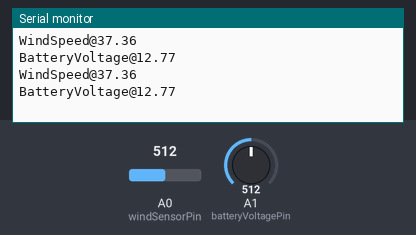
This sketch was run on a simulated Arduino Uno, built with avr-gcc and run on an emulated ATmega328P. Shown: the last lines printed to the serial monitor. The test bench sets the inputs (shaded band); at power-on: A0 (windSensorPin) = 512, A1 (batteryVoltagePin) = 512.

Above: at 1.3 s.
1.4 s: A0 (windSensorPin) set to 716
At 2.7 s:
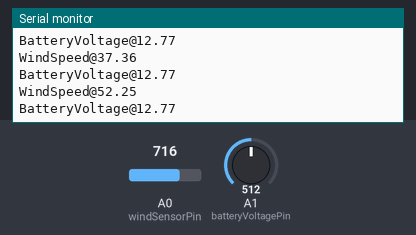
2.9 s: A1 (batteryVoltagePin) set to 716
At 3.9 s:
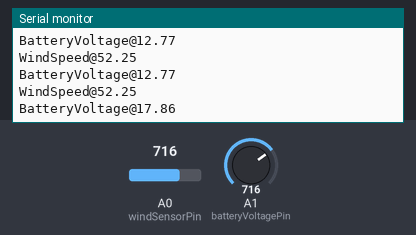
4.4 s: A0 (windSensorPin) set to 900
At 5.7 s:
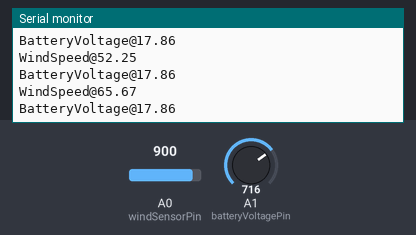
5.9 s: A1 (batteryVoltagePin) set to 900
At 6.6 s:
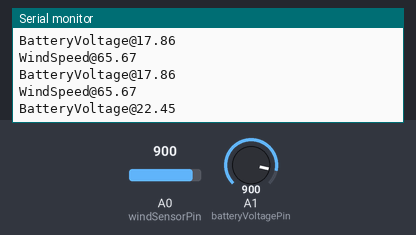
Timing chart, 0 to 8.4 s (numbered marks = the images above; inputs shaded):
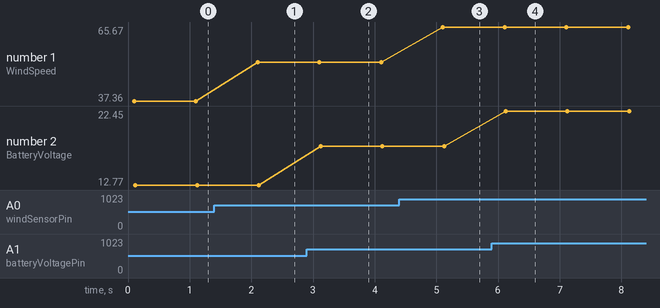

Measured:
- after the input at 1.4 s, the serial monitor: prints a new line after 0.70 s (image 1)
- after the input at 2.9 s, the serial monitor: prints a new line after 0.22 s (image 2)
- after the input at 4.4 s, the serial monitor: prints a new line after 0.71 s (image 3)
- after the input at 5.9 s, the serial monitor: prints a new line after 0.23 s (image 4)
- plotted number 1: 37.36 → 52.25 after the input at 1.4 s, 52.25 → 65.67 after the input at 4.4 s
- plotted number 2: 12.77 → 17.86 after the input at 2.9 s, 17.86 → 22.45 after the input at 5.9 s

The sketch:

FloaterMain.ino
```cpp
/*
  整合性感測器讀取程式 (風速計 + 電池電壓) - 校準版

  功能：
  此程式同時讀取並校準兩個類比感測器：
  1. 風速計：(0-10V 輸出) 透過一個 5:1 的電壓感測模組連接。
  2. 電池電壓：(0-25V) 直接透過一個 5:1 的電壓感測模組連接。

  硬體連接：
  - 風速計 0-10V 訊號 -> [5:1 分壓模組 IN] -> [模組 OUT] -> Arduino A0
  - 電池正極 (+)       -> [5:1 分壓模組 IN] -> [模組 OUT] -> Arduino A1
  - 兩個模組的 GND (-) 都需要連接到 Arduino 的 GND。
*/


//c:\Users\david ho\Desktop\WG\WG\Arduino\FloaterMain\FloaterMain.ino
// =================================================================================
// ### 校準係數設定 (請務必依照您的硬體進行一次性校準) ###
// =================================================================================

// --- 1. 風速計校準 (A0腳位, 0-10V 透過 5:1 分壓模組) ---
//    由於我們無法輕易產生已知風速，所以我們用「已知電壓」來校準。
// a. [建議] 用穩定電源代替風速計，輸入一個【已知電壓】到 A0 的分壓模組 (例如: 9.0V)。
// b. 計算此電壓對應的【理論風速】: (已知電壓 / 10V) * 30m/s (例如: (9.0 / 10) * 30 = 27.0 m/s)。
// c. 上傳程式後，從序列埠讀取 A0 的【ADC 原始值】 (例如，此時讀到: 370)。
// d. 計算係數: 理論風速 / ADC原始值 (27.0 / 370 = 0.07297)。
// e. 將算出的值填入下方。
const float windSpeedCorrectionFactor = 0.07297; // 請替換成【您風速計】的校準值

// --- 2. 電池電壓校準 (A1腳位, 0-25V) ---
// a. 用精準的電錶量測電池的【真實電壓】 (例如: 24.7V)。
// b. 上傳程式後，從序列埠讀取 A1 的【ADC 原始值】 (例如，此時讀到: 1015)。
// c. 計算係數: 真實電壓 / ADC原始值 (24.7 / 1015 = 0.024335)。
// d. 將算出的值填入下方。
const float batteryVoltageCorrectionFactor = 0.0249497; // 請替換成【您電池電壓】的校準值


// ------------------------- 感測器腳位定義 -------------------------
const int windSensorPin = A0;
const int batteryVoltagePin = A1;


void setup() {
  // 初始化序列埠通訊，鮑率設定為 9600
  Serial.begin(9600);
  // 等待序列埠穩定
  delay(100);
}

void loop() {
  // 1. 分別讀取兩個感測器的原始 ADC 值 (0 - 1023)
  int windAdcValue = analogRead(windSensorPin);
  int batteryAdcValue = analogRead(batteryVoltagePin);

  // 2. 使用各自的校準係數計算出真實的物理量
  float windSpeed_ms = windAdcValue * windSpeedCorrectionFactor;
  float batteryVoltage = batteryAdcValue * batteryVoltageCorrectionFactor;

  // 3. 依照您的 Python 腳本格式，從序列埠輸出結果
  Serial.print("WindSpeed@");
  Serial.println(windSpeed_ms, 2); // 風速印到小數點後兩位

  Serial.print("BatteryVoltage@");
  Serial.println(batteryVoltage, 2); // 電壓印到小數點後兩位

  // 可選：印出原始值以供除錯
  // Serial.print("Raw ADC (Wind, Batt): ");
  // Serial.print(windAdcValue);
  // Serial.print(", ");
  // Serial.println(batteryAdcValue);
  // Serial.println("--------------------");

  delay(1000);
}
```
